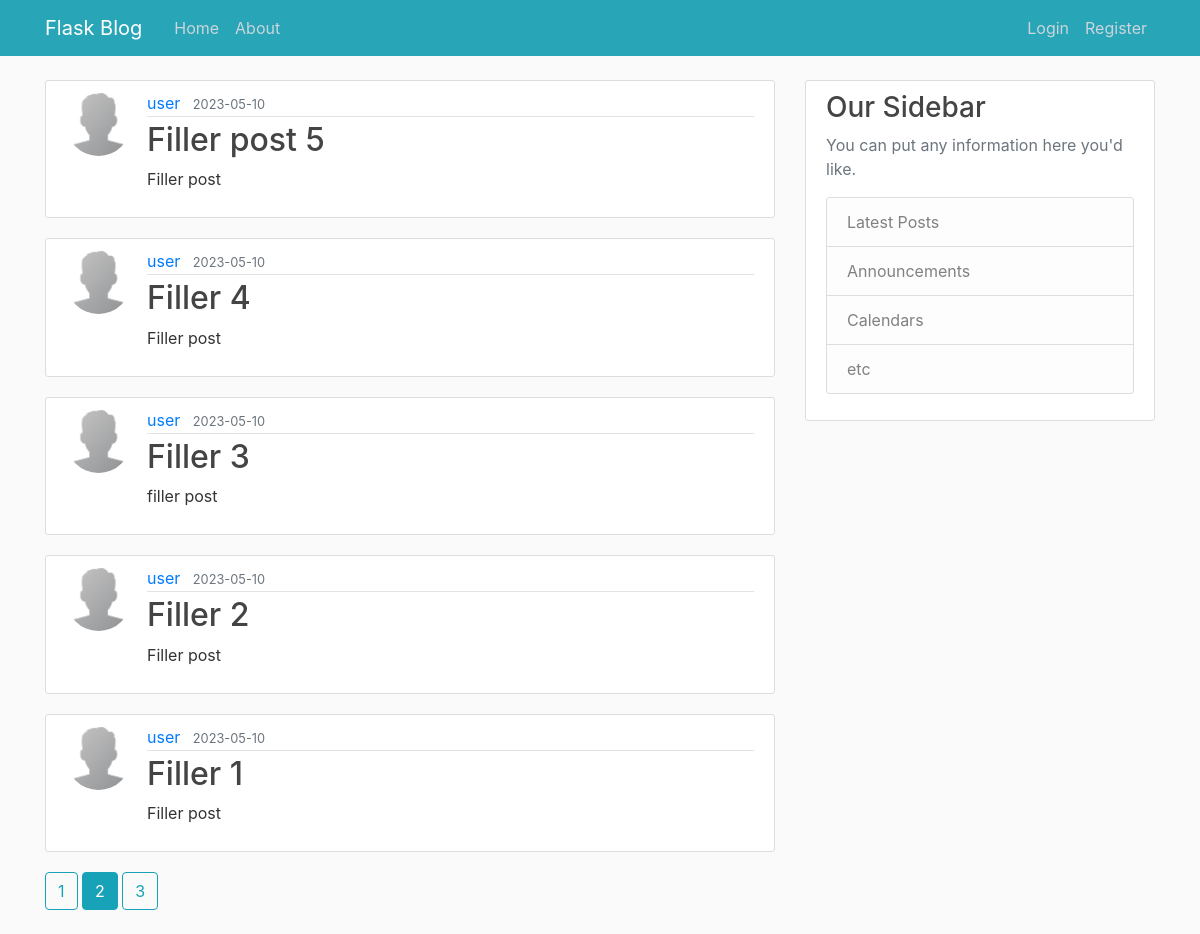
The page /home?page=2 on the database its author committed.
### flaskblog/models.py (models this page shows, shortened)
class Post(db.Model):
    id = db.Column(db.Integer, primary_key=True)
    title = db.Column(db.String(100), nullable=False)
    date_posted = db.Column(db.DateTime, nullable=False, default=datetime.utcnow)
    content = db.Column(db.Text, nullable=False)
    user_id = db.Column(db.Integer, db.ForeignKey('user.id'), nullable=False)

class User(db.Model, UserMixin):
    id = db.Column(db.Integer, primary_key=True)
    username = db.Column(db.String(10), unique=True, nullable=False)
    email = db.Column(db.String(120), unique=True, nullable=False)
    image_file = db.Column(db.String(20), nullable=False, default='default.jpg')
    password = db.Column(db.String(60), nullable=False)
    posts = db.relationship('Post', backref='author', lazy=True)

### flaskblog/main/routes.py (the view)
@main.route("/")
@main.route("/home")
def home():
    page = request.args.get('page', 1, type=int)
    posts = Post.query.order_by(Post.date_posted.desc()).paginate(page=page, per_page=5) #orders posts with latest at top
    return render_template('home.html', posts=posts)

### flaskblog/templates/home.html
{% extends "layout.html" %}
{% block content %}
    {% for post in posts.items %}
    <article class="media content-section">
      <img class="rounded-circle article-img" src="{{ url_for('static', filename='profile_pics/' + post.author.image_file) }}">
        <div class="media-body">
          <div class="article-metadata">
            <a class="mr-2" href="{{ url_for('users.user_posts', username=post.author.username) }}">{{ post.author.username }}</a>
            <small class="text-muted">{{ post.date_posted.strftime("%Y-%m-%d") }}</small>
          </div>
          <h2><a class="article-title" href="{{ url_for('posts.post', post_id=post.id) }}">{{ post.title }}</a></h2>
          <p class="article-content">{{ post.content }}</p>
        </div>
      </article>
    {% endfor %}
    {% for page_num in posts.iter_pages(left_edge=1, right_edge=1, left_current=1, right_current=2) %}
      {% if page_num %}
        {% if posts.page == page_num %}
          <a class="btn btn-info mb-4" href="{{ url_for('main.home', page=page_num) }}">{{ page_num }}</a>
        {% else %}
          <a class="btn btn-outline-info mb-4" href="{{ url_for('main.home', page=page_num) }}">{{ page_num }}</a>
        {% endif %}
      {% else %}
        ...
      {% endif %}
    {% endfor %}
{% endblock content %}

### flaskblog/static/main.css (style rules this page uses)
body { background: #fafafa; color: #333333; margin-top: 5rem; }
h1, h2, h3, h4, h5, h6 { color: #444444; }
.content-section { background: #ffffff; padding: 10px 20px; border: 1px solid #dddddd; border-radius: 3px; margin-bottom: 20px; }
.article-title { color: #444444; }
.article-content { white-space: pre-line; }
.article-img { height: 65px; width: 65px; margin-right: 16px; }
.article-metadata { padding-bottom: 1px; margin-bottom: 4px; border-bottom: 1px solid #e3e3e3 }

### rows shown on the page
Post: image_file (placeholder picture), author.username "user", date_posted "2023-05-10", title "Filler post 5", content "Filler post"
Post: image_file (placeholder picture), author.username "user", date_posted "2023-05-10", title "Filler 4", content "Filler post"
Post: image_file (placeholder picture), author.username "user", date_posted "2023-05-10", title "Filler 3", content "filler post"
Post: image_file (placeholder picture), author.username "user", date_posted "2023-05-10", title "Filler 2", content "Filler post"
Post: image_file (placeholder picture), author.username "user", date_posted "2023-05-10", title "Filler 1", content "Filler post"

### other values the page prints
{{ page_num }} "1" "3"
{{ page_num }} "2"
